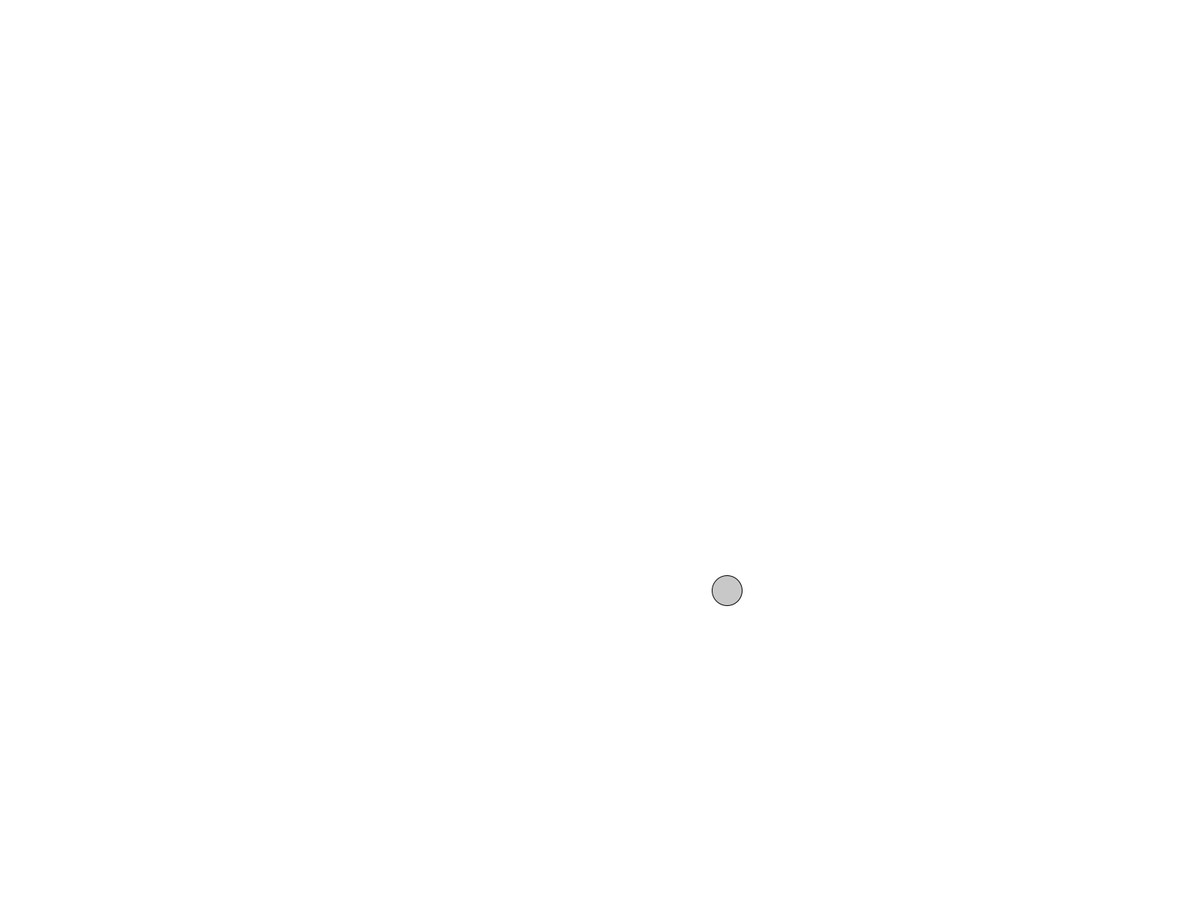
Frame 1 (no input)
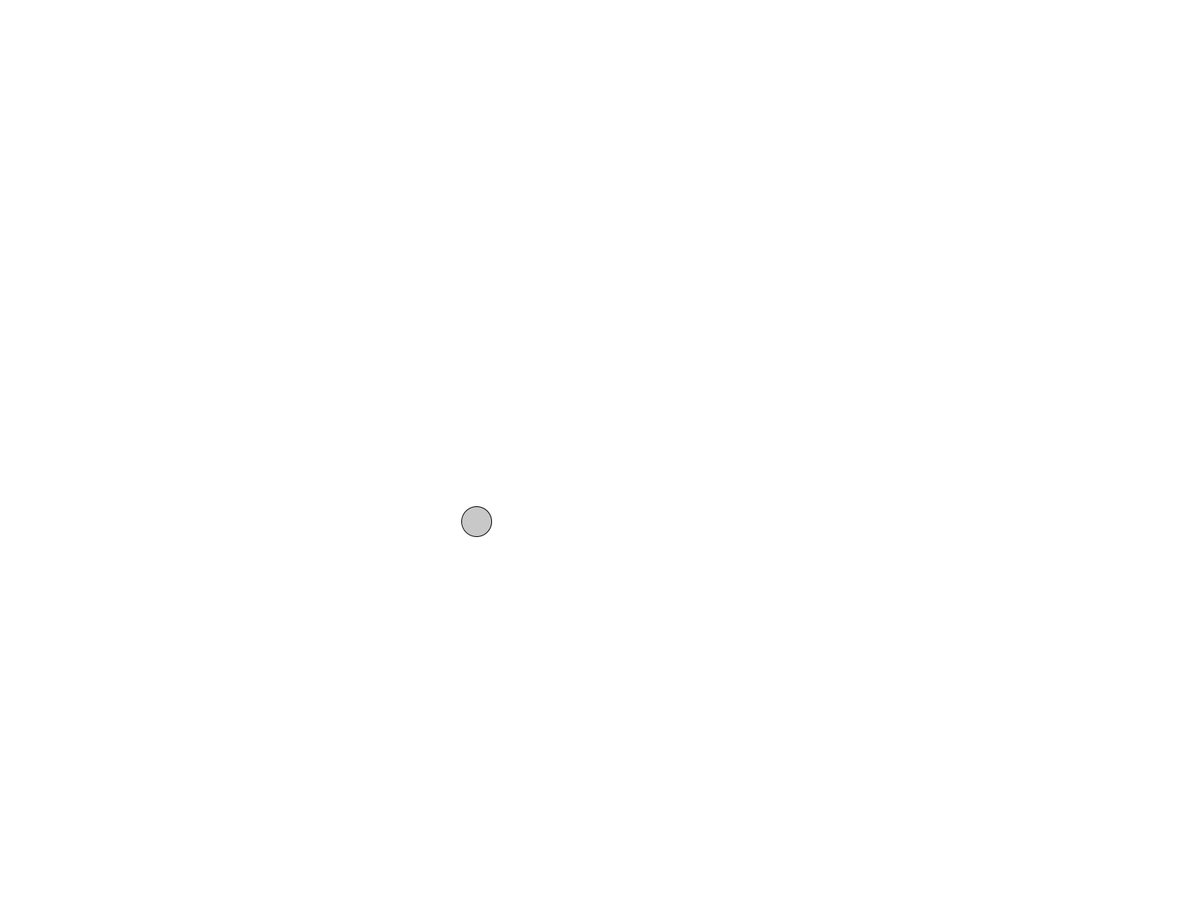
Frame 60 (the mouse pressed at the canvas centre just before this capture)
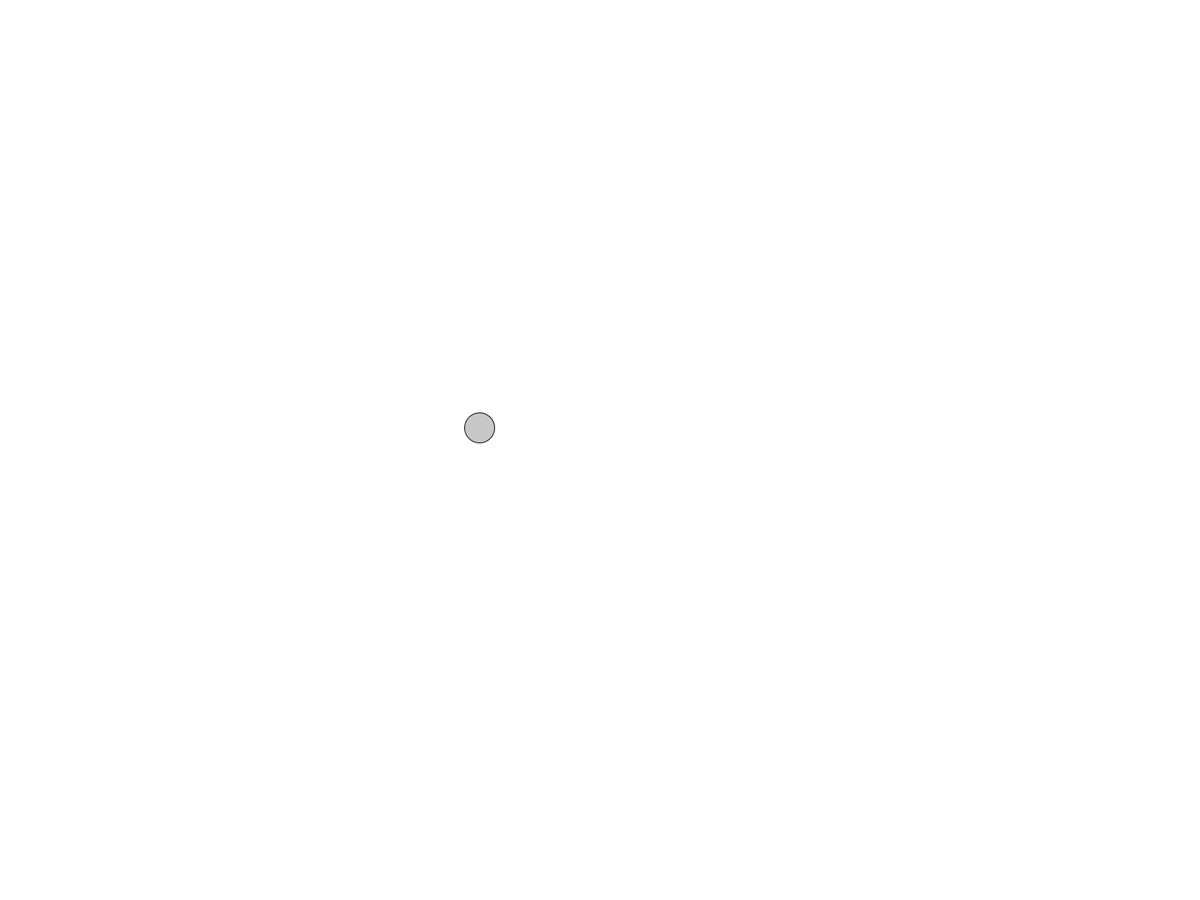
Frame 120 (the mouse held since frame 60 and released just before this capture)

The Processing sketch that drew these frames (run headless with seeded random() and noise(); from frame 60 on, the mouse is pressed at the canvas centre):

// Processing sketch: intro_16_walker_perlin_noise
// ── intro_16_walker_perlin_noise.pde
//
// Perlin noise walker
// ===================
//
// Perlin noise = more "organic" appearance, a "smoother" sequence of pseudo-random numbers.
//
// Metaphor: 1D noise = linear sequence of values over time.
// To access a particular noise value, we pass a specific "moment in time" to `noise()`.
//
// Actual: linear sequence of noise values in a one-dimensional space (not time). 
// Might see the variable named `xoff` (x-offset along the noise graph), rather than `t` for time.
//

class Walker {
  float x,y;
  float tx,ty;
  
  Walker() {
    x = width/2;
    y = height/2;
    // Use two different parts of the "noise space", starting at 0 for x and 10,000 for y 
    // so that x and y can appear to act independently of each other.
    tx = 0;
    ty = 10000;
  }
  
  void display() {
    //stroke(0);
    //point(x,y);
    //noStroke(); 
    fill(200);
    ellipse(x,y,40,40);
  }
    
  void step() {
    x = map(noise(tx), 0, 1, 0, width);
    y = map(noise(ty), 0, 1, 0, height);
    tx += 0.01;
    ty += 0.01;
  }
}

Walker w;

void setup() {
  fullScreen(); 
  w = new Walker();
}

void draw() {
  background(255);  
  w.step();
  w.display();
}
